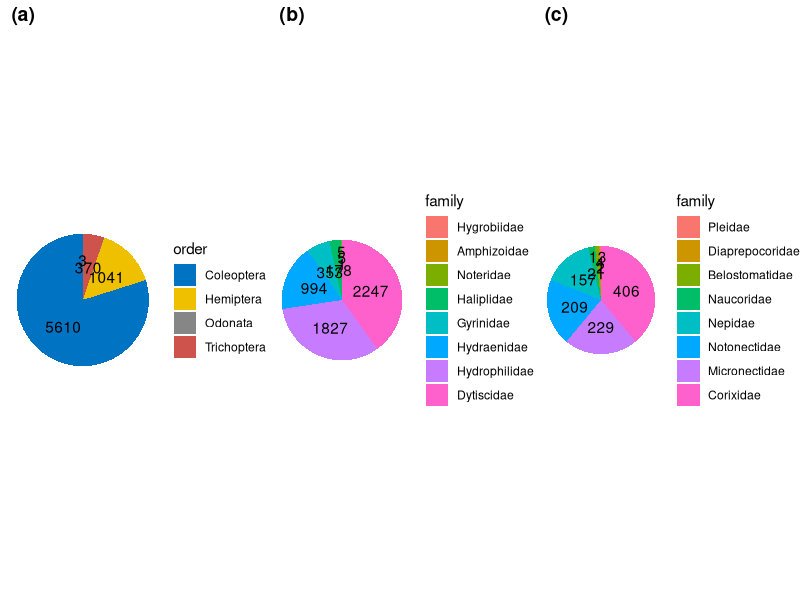

Reproduce this figure in R.
rm(list=ls())
library("ggplot2")
library("dplyr") 
library(ggpubr)

xdata <- read.csv(file = 'globalspeclist.csv', header=TRUE)
taxalist<-read.csv("taxlist.csv")

xdata$family <- taxalist$family[match(xdata$higher_taxon,taxalist$genus)]
xdata$order <- taxalist$order[match(xdata$higher_taxon,taxalist$genus)]

table(xdata$sound.production)# number of species supposed and confirmed to produce sounds.
table(xdata$family[which(xdata$sound.production=='Y')])# number of species per family that are known to produce sounds
length(which(rowSums(is.na(xdata[which(xdata$sound.production=='Y'), 8:14]))==0))#soniferous species for which we have all the info

length(which(is.na(xdata$lifestage)))#number of species lacking info about lifestage
length(which(is.na(xdata$sex)))#number of species lacking info about sex
length(which(is.na(xdata$mechanism)))#number of species lacking info about lifestage
length(which(is.na(xdata$frequency.range)))#number of species lacking info about frequency range
length(which(is.na(xdata$behavioural.context)))#number of species lacking info about behavioural context

table(xdata$lifestage)#number of species for each lifestage type


count.data <- data.frame(table(xdata$order))
names(count.data) <-  c('order', 'proportion')
count.data <- count.data[order(count.data$proportion),]
count.data$lab.ypos <- cumsum(count.data$proportion) - 0.5*count.data$proportion
count.data$lab.xpos <- c(1.1,1,1,1)

mycols <- c("#0073C2FF", "#EFC000FF", "#868686FF", "#CD534CFF")

p1 <- ggplot(count.data, aes(x = "", y = proportion, fill = order)) + geom_bar(width = 1, stat = "identity") +  coord_polar("y", start = 0) + theme_void() + geom_text(aes(x=lab.xpos,y = lab.ypos, label = proportion), color = "black") + scale_fill_manual(values = mycols)

count.data.coleo <- data.frame(table(xdata$family[xdata$order=='Coleoptera']))
names(count.data.coleo) <-  c('family', 'proportion')
count.data.coleo <- count.data.coleo[order(count.data.coleo$proportion),]
count.data.coleo$lab.ypos <- sum(count.data.coleo$proportion) - cumsum(count.data.coleo$proportion) + 0.5*count.data.coleo$proportion
count.data.coleo$family <- factor(count.data.coleo$family, levels=as.character(count.data.coleo$family))
count.data.coleo$lab.xpos <- c(1.1, 1.2, 1.3,1,1,1,1,1)

p2 <- ggplot(count.data.coleo, aes(x = "", y = proportion, fill = family)) + geom_bar(width = 1, stat = "identity") +  coord_polar("y", start = 0) + theme_void() + geom_text(aes(y = lab.ypos, x=lab.xpos, label = proportion), color = "black")

count.data.hemi <- data.frame(table(xdata$family[xdata$order=='Hemiptera']))
names(count.data.hemi) <-  c('family', 'proportion')
count.data.hemi <- count.data.hemi[order(count.data.hemi$proportion),]
count.data.hemi$lab.ypos <- sum(count.data.hemi$proportion) - cumsum(count.data.hemi$proportion) + 0.5*count.data.hemi$proportion
count.data.hemi$family <- factor(count.data.hemi$family, levels=as.character(count.data.hemi$family))
count.data.hemi$lab.xpos <- c(1.1, 1.2, 1.3,1,1,1,1,1)

p3 <- ggplot(count.data.hemi, aes(x = "", y = proportion, fill = family)) + geom_bar(width = 1, stat = "identity") +  coord_polar("y", start = 0) + theme_void() + geom_text(aes(y = lab.ypos, x=lab.xpos, label = proportion), color = "black")

ggarrange(p1, p2, p3,ncol = 3, nrow=1, labels = c('(a)', '(b)', "(c)"), font.label = 'italic')
ggsave("speciestaxodistrib.jpg", width=30, height=12, unit='cm')

